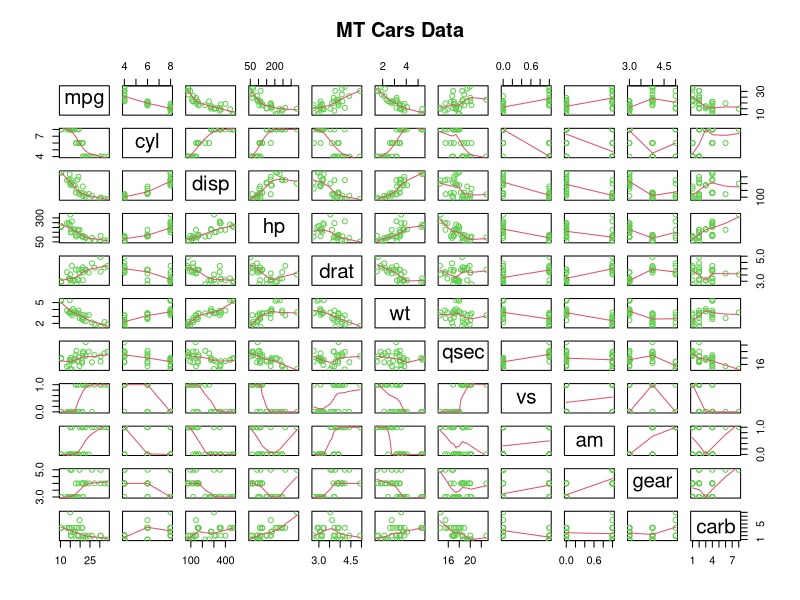
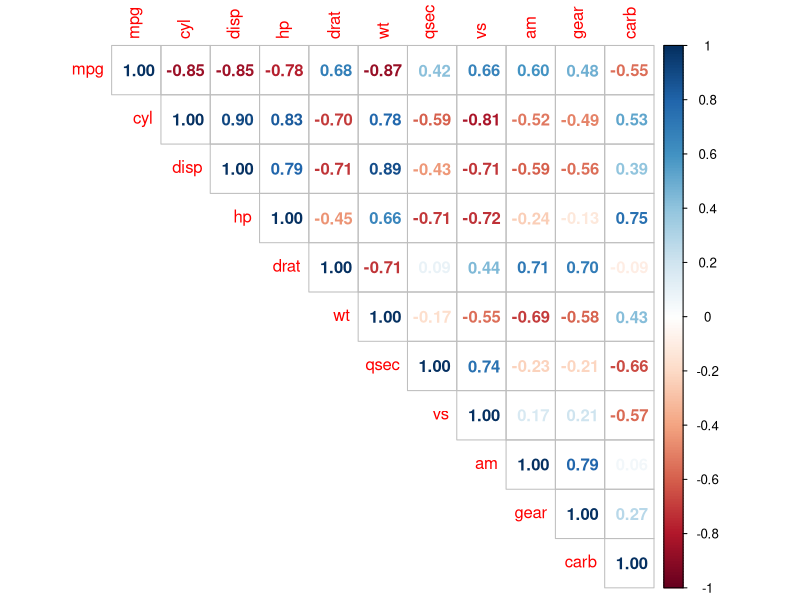
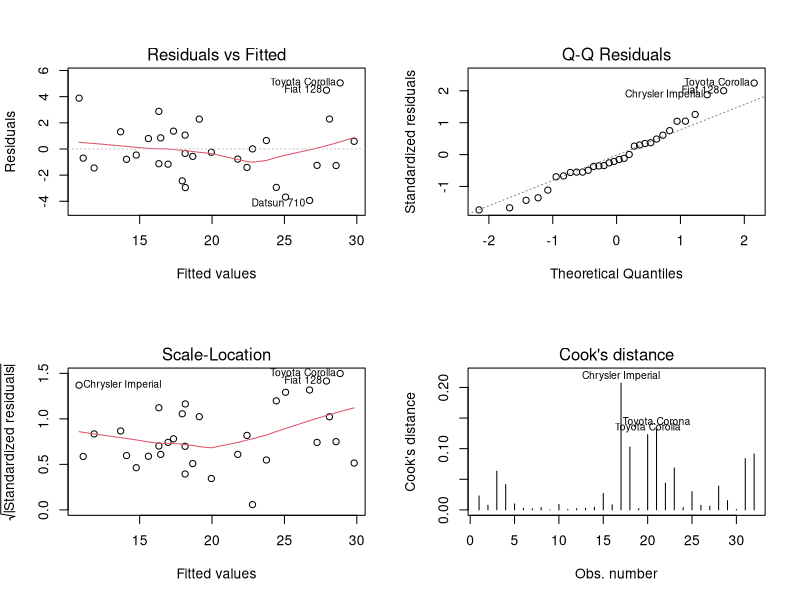

These charts were generated, in order, by the following R code:
## ---- chunk 1
ipak <- function(pkg){
      new.pkg <- pkg[!(pkg %in% installed.packages()[, "Package"])]
      if (length(new.pkg)) 
            install.packages(new.pkg, dependencies = TRUE)
      sapply(pkg, require, character.only = TRUE)
}

### Package Usage
packages <- c("plyr", "dplyr", "data.table", "dtplyr", "lubridate", "ggplot2", "scales",
                  "reshape2", "knitr", "R.cache", "stringr", "gtools", "quantreg",
                  "graphics", "corrplot", "broom", "rmarkdown")
ipak(packages)
## ---- chunk 2
data(mtcars)
mtcars2 <- mtcars
mtcars2$am <- as.factor(mtcars2$am)
mtcars2$cyl <- as.factor(mtcars2$cyl) 
## ---- chunk 3
str(mtcars)
head(mtcars)
## ---- chunk 4
fit1 <- lm(mpg ~ am, data = mtcars2)
fit10 <- lm(mpg ~ ., data = mtcars2)
bestfit <- step(fit10, direction = "both")   ## stepwise process to identify best fit

## Obtained by manually adding / removing variables (using correlations as guide)
fit3 <- lm(mpg ~ am + wt + cyl, data = mtcars2)
fit4 <- lm(mpg ~ am + wt + cyl + hp, data = mtcars2)
## ---- chunk 5
coef1 <- round(summary(fit1)$coef, 4)
glance1 <- round(glance(fit1)[1:6], 4)

coef10 <- round(summary(fit10)$coef, 4)
glance10 <- round(glance(fit10)[1:6], 4)

coef.best <- round(summary(bestfit)$coef, 4)
glance.best <- round(glance(bestfit)[1:6], 4)

coef3 <- round(summary(fit3)$coef, 4)
glance3 <- round(glance(fit3)[1:6], 4)

coef4 <- round(summary(fit4)$coef, 4)
glance4 <- round(glance(fit4)[1:6], 4)
## ---- chunk 6
model <- c("fit1", "fit3", "fit4", "bestfit", "fit10")
model.compare <- rbind(glance1,glance3, glance4, glance.best, glance10)
model.compare <- cbind(model, model.compare)
model.compare
## ---- chunk 7
mpg.anova <- anova(fit1, fit3, fit4)
mpg.anova
## ---- chunk 8
summary(influence.measures(fit4))
## ---- chunk 9
fit4.dfb <- dfbetas(fit4, parameters = 0, sort = TRUE)   ## ordered based on magnitude
influence.fit4.id <- which(fit4.dfb > (2/(length(mtcars$mpg)^.5))) ##  dfbetas > #2 / sqrt(n)
rbind(influence.fit4.id, fit4.dfb[influence.fit4.id])   ## value relfects a car & fit4 variable combination
## ---- chunk 10
fit4.hat <- hatvalues(fit4)
leverage.fit4.id <- which(fit4.hat > (2*(4+1)/length(mtcars2$mpg))) ##  hatvalue > #2*(k+1)/n
fit4.hat[leverage.fit4.id] 
## ---- chunk 11
round(coef4[,1], 2)
## ---- chunk 12
pairs(mtcars, panel = panel.smooth, main = "MT Cars Data", col = 3)
## ---- chunk 13
mtcars.cor <- cor(mtcars)
## ---- chunk 14
corrplot(mtcars.cor, method = "number", type = "upper", add = FALSE, 
                   order = "original", is.corr = TRUE)
## ---- chunk 15
par(mfrow = c(2,2))
plot(fit4, which = 1:4)
## ---- chunk 16
fit4.confint <- round(predict(fit4, mtcars2, interval = "confidence", level = 0.95), 2)
actual <- mtcars2[,1]
fit4.compare <- as.data.frame(cbind(actual, fit4.confint))
fit4.compare$outlier <- ifelse(fit4.compare$actual < fit4.compare$lwr | fit4.compare$actual > fit4.compare$upr, "Y","N")
fit4.outlier <- subset(fit4.compare, outlier == "Y")
select(fit4.outlier, actual, fit, lwr, upr)
